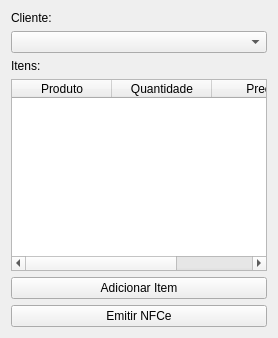
<?xml version="1.0" encoding="UTF-8"?>
<ui version="4.0">
 <class>NFCeForm</class>
 <widget class="QWidget" name="NFCeForm">
  <property name="windowTitle">
   <string>Emitir NFCe</string>
  </property>
  <layout class="QVBoxLayout" name="verticalLayout">
    <item>
     <widget class="QLabel" name="lblCliente">
      <property name="text">
       <string>Cliente:</string>
      </property>
     </widget>
    </item>
    <item>
     <widget class="QComboBox" name="cmbCliente"/>
    </item>
    <item>
     <widget class="QLabel" name="lblItens">
      <property name="text">
       <string>Itens:</string>
      </property>
     </widget>
    </item>
    <item>
     <widget class="QTableWidget" name="tableItens">
      <property name="columnCount">
       <number>3</number>
      </property>
      <column>
       <property name="text">
        <string>Produto</string>
       </property>
      </column>
      <column>
       <property name="text">
        <string>Quantidade</string>
       </property>
      </column>
      <column>
       <property name="text">
        <string>Preço</string>
       </property>
      </column>
     </widget>
    </item>
    <item>
     <widget class="QPushButton" name="btnAdicionarItem">
      <property name="text">
       <string>Adicionar Item</string>
      </property>
     </widget>
    </item>
    <item>
     <widget class="QPushButton" name="btnEmitir">
      <property name="text">
       <string>Emitir NFCe</string>
      </property>
     </widget>
    </item>
  </layout>
 </widget>
 <resources/>
 <connections/>
</ui>
